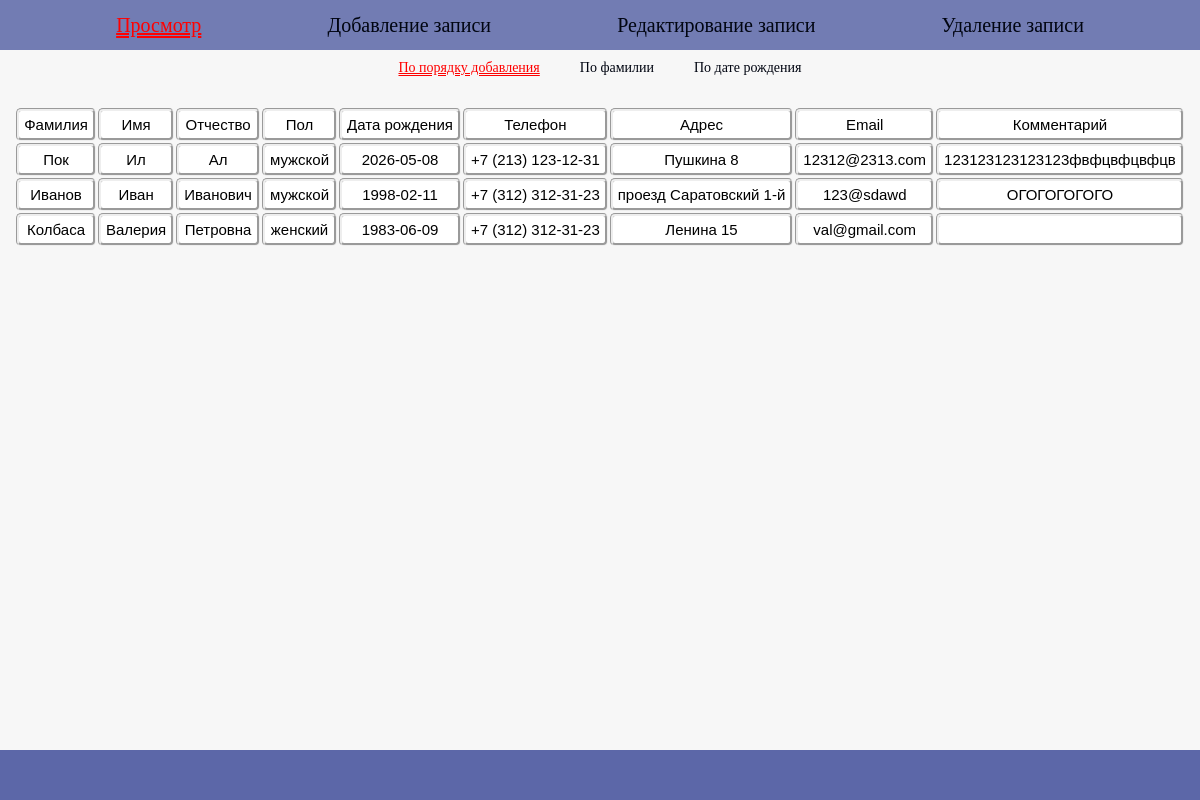
The page / on the database its author committed.
### tables this page shows
CREATE TABLE contacts (
        id INTEGER PRIMARY KEY AUTOINCREMENT,
        surname TEXT NOT NULL,
        name TEXT NOT NULL,
        lastname TEXT DEFAULT '',
        gender TEXT DEFAULT '',
        birth_date TEXT,
        phone TEXT DEFAULT '',
        location TEXT DEFAULT '',
        email TEXT DEFAULT '',
        comment TEXT DEFAULT '',
        created_at TEXT DEFAULT CURRENT_TIMESTAMP
    );

### viewer.php (the view, shortened to what this page needs)
<?php
function get_viewer($sort = 'id', $page = 1)
{
    $db = get_db();
    $columns = array(
        'id'      => 'id',
        'surname' => 'surname',
        'date'    => 'birth_date',
    );
    $order = isset($columns[$sort]) ? $columns[$sort] : 'id';
    $per_page = 10;
    $total = (int) $db->query('SELECT COUNT(*) AS c FROM contacts')->fetch()['c'];
    $pages = max(1, (int) ceil($total / $per_page));
    $page = (int) $page;
    $offset = ($page - 1) * $per_page;
    $res = $db->query("SELECT * FROM contacts ORDER BY $order ASC LIMIT $per_page OFFSET $offset");
    $html = '<table>';
    $html .= '<tr>'
        . '<td>Фамилия</td><td>Имя</td><td>Отчество</td><td>Пол</td>'
        . '<td>Дата рождения</td><td>Телефон</td><td>Адрес</td>'
        . '<td>Email</td><td>Комментарий</td>'
        . '</tr>';
    foreach ($res as $row) {
        $html .= '<tr>'
            . '<td>' . htmlspecialchars($row['surname']) . '</td>'
            . '<td>' . htmlspecialchars($row['name']) . '</td>'
            . '<td>' . htmlspecialchars($row['lastname']) . '</td>'
            . '<td>' . htmlspecialchars($row['gender']) . '</td>'
            . '<td>' . htmlspecialchars($row['birth_date']) . '</td>'
            . '<td>' . htmlspecialchars($row['phone']) . '</td>'
            . '<td>' . htmlspecialchars($row['location']) . '</td>'
            . '<td>' . htmlspecialchars($row['email']) . '</td>'
            . '<td>' . htmlspecialchars($row['comment']) . '</td>'
            . '</tr>';
    }
    $html .= '</table>';
    return $html;
}

### index.php (shortened to what this page needs)
<?php
require_once __DIR__ . '/menu.php';
require_once __DIR__ . '/viewer.php';
$page = isset($_GET['page']) ? $_GET['page'] : 'view';
?>
<!DOCTYPE html>
<html lang="ru">
<head>
    <link rel="stylesheet" href="style.css">
</head>
<body>
    <?= get_menu(); ?>
    <main>
        <?php
        switch ($page) {
            case 'view':
            default:
                $sort = isset($_GET['sort']) ? $_GET['sort'] : 'id';
                $p = isset($_GET['p']) ? (int) $_GET['p'] : 1;
                echo get_viewer($sort, $p);
                break;
        }
        ?>
    </main>
    <footer></footer>
</body>
</html>

### menu.php (shortened to what this page needs)
<?php
function get_menu()
{
    $page = isset($_GET['page']) ? $_GET['page'] : 'view';
    $items = array(
        'view'   => 'Просмотр',
        'add'    => 'Добавление записи',
        'edit'   => 'Редактирование записи',
        'delete' => 'Удаление записи',
    );
    $html = '<header>';
    foreach ($items as $key => $label) {
        $cls = ($key === $page) ? ' class="select"' : '';
        $html .= '<a' . $cls . ' href="index.php?page=' . $key . '">' . $label . '</a>';
    }
    $html .= '</header>';
    if ($page === 'view') {
        $sorts = array(
            'id'      => 'По порядку добавления',
            'surname' => 'По фамилии',
            'date'    => 'По дате рождения',
        );
        $sort = isset($_GET['sort']) ? $_GET['sort'] : 'id';
        $html .= '<div class="submenu">';
        foreach ($sorts as $key => $label) {
            $cls = ($key === $sort) ? ' class="select"' : '';
            $html .= '<a' . $cls . ' href="index.php?page=view&sort=' . $key . '">' . $label . '</a>';
        }
        $html .= '</div>';
    }
    return $html;
}

### style.css (style rules this page uses)
:root { --color_a: rgb(1, 5, 17); --back_a: rgba(92, 103, 168, 0.541); }
html { font-family: sans-serif; font-size: 17px; }
body { padding: 0; margin: 0; font-family: sans-serif; background-color: rgb(247, 247, 247); font-size: 20px; }
*, *::after, *::before { box-sizing: border-box; }
main { text-align: center; }
header { width: 100%; height: 50px; background-color: rgba(92, 103, 168, 0.856); display: inline-flex; justify-content: space-evenly; align-items: center; }
a { font-family: 'Lemonada', cursive; text-decoration: none; color:var(--color_a); }
.select { text-decoration: underline; text-decoration-style: double; }
header a { background: var(--back_a_a); padding: 10px; border-radius: 5px; }
.submenu { display: flex; justify-content: center; margin-bottom: 20px; }
.submenu a { display: block; padding: 10px 20px; text-decoration: none; text-align: center; }
.submenu .select { text-decoration: underline; text-decoration-style: double; }
table { margin: 0 auto; font-size: 15px; }
td { background-color: white; padding: 5px; margin: 500px; border-radius: 5px; border:groove; }
footer { width: 100%; height: 50px; background-color: rgb(92, 103, 168); position: fixed; bottom: 0; left: 0; }
header a.select, .submenu a.select { color: red; }
.submenu a { font-size: 14px; }
main { padding-bottom: 80px; }

### rows shown on the page
contacts: surname "Пок", name "Ил", lastname "Ал", gender "мужской", birth_date "2026-05-08", phone "+7 (213) 123-12-31", location "Пушкина 8", email "12312@2313.com", comment "123123123123123фвфцвфцвфцв"
contacts: surname "Иванов", name "Иван", lastname "Иванович", gender "мужской", birth_date "1998-02-11", phone "+7 (312) 312-31-23", location "проезд Саратовский 1-й", email "123@sdawd", comment "ОГОГОГОГОГО"
contacts: surname "Колбаса", name "Валерия", lastname "Петровна", gender "женский", birth_date "1983-06-09", phone "+7 (312) 312-31-23", location "Ленина 15", email "val@gmail.com"

### other values the page prints
$label "Просмотр"
$label "Добавление записи"
$label "Редактирование записи"
$label "Удаление записи"
$label "По порядку добавления"
$label "По фамилии"
$label "По дате рождения"
